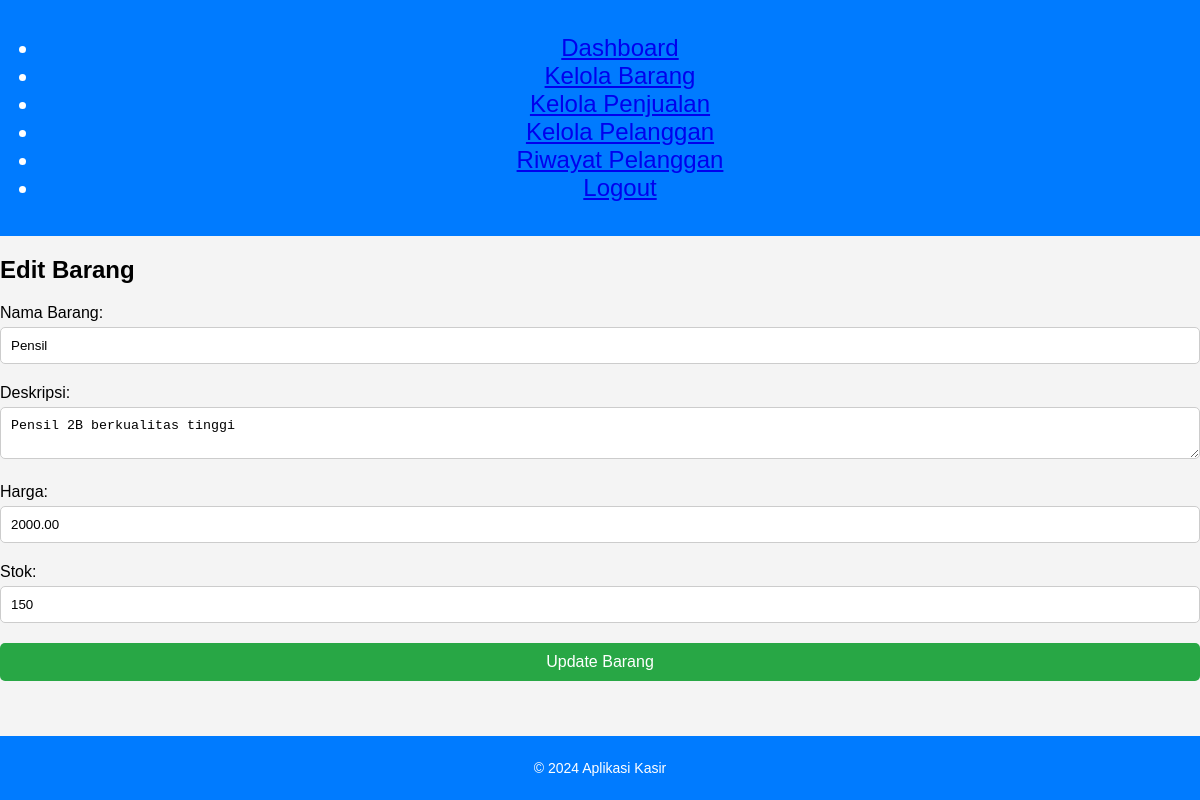
The app's page /edit_product.php?id=1 (signed in) with its own data.
### tables this page shows
CREATE TABLE `barang` (
  `id` int(11) NOT NULL,
  `nama_barang` varchar(100) NOT NULL,
  `deskripsi` text DEFAULT NULL,
  `harga` decimal(10,2) NOT NULL,
  `stok` int(11) NOT NULL
);

### classes/Product.php (called while the page is built, shortened)
<?php
require_once 'Database.php';
class Product {
    private $conn;
    private $table_name = 'barang';
    public $id;
    public function __construct() {
        $database = new Database();
        $this->conn = $database->getConnection();
    }
    public function readOne() {
        $query = "SELECT * FROM " . $this->table_name . " WHERE id = :id LIMIT 0,1";
        $stmt = $this->conn->prepare($query);
        $stmt->bindParam(':id', $this->id);
        $stmt->execute();
        return $stmt->fetch(PDO::FETCH_ASSOC);
    }
}
?>

### classes/Database.php (called while the page is built, shortened)
<?php
class Database {
    private $host = 'localhost';
    private $db_name = 'kasir2.1';
    private $username = 'root';
    private $password = '';
    public function getConnection() {
        $this->conn = null;
        try {
            $this->conn = new PDO("mysql:host=" . $this->host . ";dbname=" . $this->db_name, $this->username, $this->password);
            $this->conn->exec("set names utf8");
        } catch(PDOException $exception) {
            echo "Connection error: " . $exception->getMessage();
        }
        return $this->conn;
    }
}
?>

### edit_product.php (the view, shortened to what this page needs)
<?php
require_once 'classes/Product.php';
$product = new Product();
if (isset($_GET['id'])) {
    $product->id = $_GET['id'];
    $product_data = $product->readOne();
}
?>
<!DOCTYPE html>
<html>
<head>
    <link rel="stylesheet" type="text/css" href="css/styles.css">
</head>
<body>
    <?php include 'templates/header.php'; ?>
    <h2>Edit Barang</h2>
    <form method="POST">
        Nama Barang: <input type="text" name="nama_barang" value="<?php echo $product_data['nama_barang']; ?>" required><br>
        Deskripsi: <textarea name="deskripsi" required><?php echo $product_data['deskripsi']; ?></textarea><br>
        Harga: <input type="number" step="0.01" name="harga" value="<?php echo $product_data['harga']; ?>" required><br>
        Stok: <input type="number" name="stok" value="<?php echo $product_data['stok']; ?>" required><br>
        <button type="submit">Update Barang</button>
    </form>
    <?php include 'templates/footer.php'; ?>
</body>
</html>

### css/styles.css (style rules this page uses)
body { font-family: Arial, sans-serif; background-color: #f4f4f4; margin: 0; padding: 0; }
form input[type="text"], form input[type="number"], form textarea, form select { width: calc(100% - 22px); padding: 10px; margin: 5px 0 20px 0; border: 1px solid #ccc; border-radius: 5px; }
form button[type="submit"] { width: 100%; padding: 10px; background: #28a745; color: white; border: none; border-radius: 5px; font-size: 16px; }

### records on screen
barang: nama_barang "Pensil", deskripsi "Pensil 2B berkualitas tinggi", harga "2000.00", stok "150"
